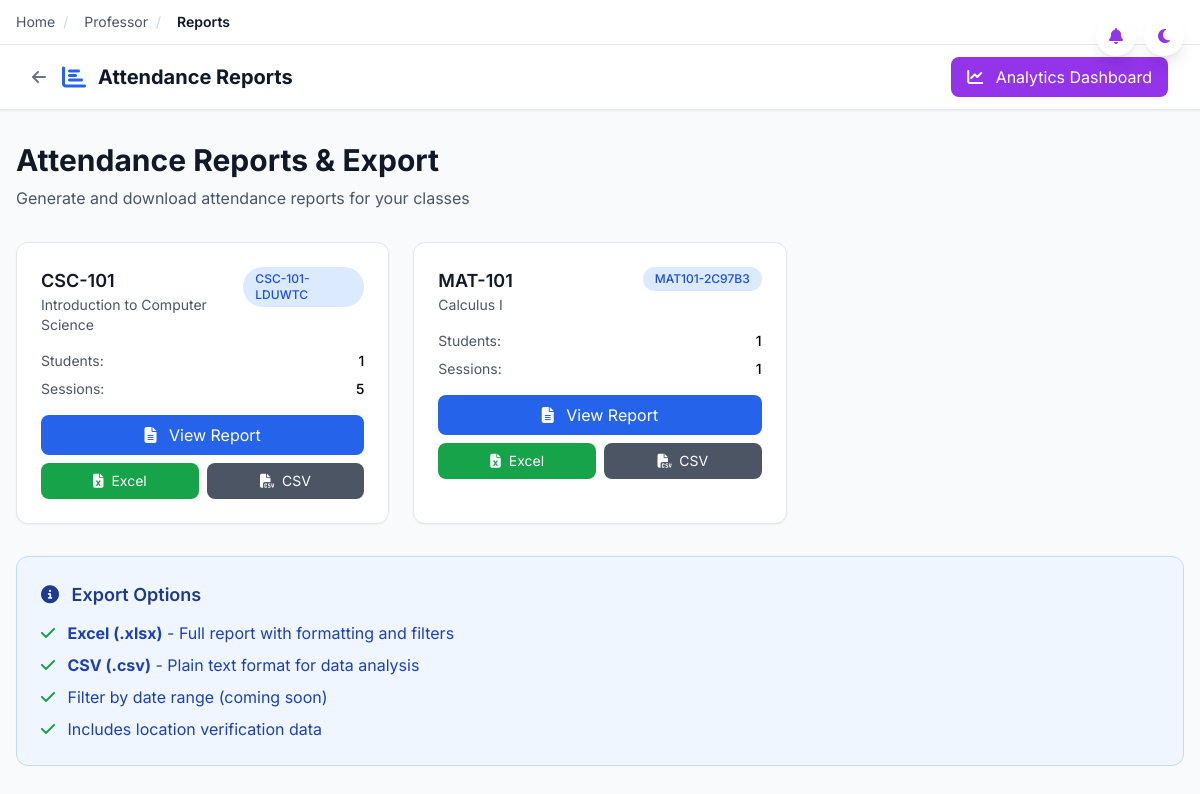
Screenshot of /professor/reports (signed in) with the database file from the repository.
### app/models.py (models this page shows, shortened)
class ClassInstance(db.Model):
    __tablename__ = 'class_instances'
    id = db.Column(db.String(36), primary_key=True, default=generate_uuid)
    course_id = db.Column(db.String(36), db.ForeignKey('courses.id'), nullable=False)
    professor_id = db.Column(db.String(36), db.ForeignKey('professors.user_id'), nullable=False)
    academic_period_id = db.Column(db.String(36), db.ForeignKey('academic_periods.id'), nullable=False)
    section_number = db.Column(db.Integer, default=1)
    class_code = db.Column(db.String(20), unique=True, nullable=False, index=True)  # 'CSC105-ABC123'
    days_of_week = db.Column(db.Text, nullable=False)  # JSON array: ['Monday', 'Wednesday', 'Friday']
    start_time = db.Column(db.String(10), nullable=False)  # '09:00'
    end_time = db.Column(db.String(10), nullable=False)  # '10:30'
    first_class_date = db.Column(db.Date, nullable=False)
    last_class_date = db.Column(db.Date, nullable=False)
    room_location = db.Column(db.String(100))
    max_students = db.Column(db.Integer, default=30)
    current_enrollment = db.Column(db.Integer, default=0)
    is_active = db.Column(db.Boolean, default=True)
    enrollment_deadline = db.Column(db.Date)
    created_at = db.Column(db.DateTime, default=datetime.utcnow)
    updated_at = db.Column(db.DateTime, default=datetime.utcnow, onupdate=datetime.utcnow)
    sessions = db.relationship('ClassSession', backref='class_instance', lazy='dynamic', cascade='all, delete-orphan')
    enrollments = db.relationship('Enrollment', backref='class_instance', lazy='dynamic', cascade='all, delete-orphan')
    @property
    def days_list(self):
        """Get days as list"""
        try:
            return json.loads(self.days_of_week) if self.days_of_week else []
        except (json.JSONDecodeError, TypeError):
            return []

class Course(db.Model):
    __tablename__ = 'courses'
    id = db.Column(db.String(36), primary_key=True, default=generate_uuid)
    code = db.Column(db.String(20), unique=True, nullable=False, index=True)  # 'CSC-105'
    name = db.Column(db.String(200), nullable=False)
    description = db.Column(db.Text)
    credits = db.Column(db.Integer, default=3)
    department_id = db.Column(db.String(36), db.ForeignKey('departments.id'))
    is_active = db.Column(db.Boolean, default=True)
    created_at = db.Column(db.DateTime, default=datetime.utcnow)
    class_instances = db.relationship('ClassInstance', backref='course', lazy='dynamic')

### app/routes/professor.py (the view)
@professor_bp.route('/reports')
@login_required
@professor_required
def reports():
    professor = Professor.query.filter_by(user_id=current_user.id).first()
    class_instances = ClassInstance.query.filter_by(
        professor_id=current_user.id,
        is_active=True
    ).all()
    return render_template('professor/reports.html',
        professor=professor,
        classes=class_instances
    )

### app/models.py (called while the page is built)
@login_manager.user_loader
def load_user(user_id):
    return User.query.get(user_id)

### app/routes/professor.py (called while the page is built)
def professor_required(f):
    from functools import wraps
    @wraps(f)
    def decorated_function(*args, **kwargs):
        if not current_user.is_authenticated or current_user.role != 'professor':
            flash('Access denied. Professor account required.', 'error')
            return redirect(url_for('auth.professor_login'))
        return f(*args, **kwargs)
    return decorated_function

### app/templates/professor/reports.html (shortened to what this page needs)
{% extends "base.html" %}
{% block content %}
<div class="min-h-screen bg-gray-50">
    <nav class="bg-white shadow-sm border-b">
        <div class="max-w-7xl mx-auto px-4 sm:px-6 lg:px-8">
            <div class="flex justify-between h-16 items-center">
                <div class="flex items-center">
                    <a href="{{ url_for('professor.dashboard') }}" class="text-gray-500 hover:text-gray-700 mr-4">
                        <i class="fas fa-arrow-left"></i>
                    </a>
                    <i class="fas fa-chart-bar text-blue-600 text-2xl mr-3"></i>
                    <span class="text-gray-900 text-xl font-bold">Attendance Reports</span>
                </div>
                <a href="{{ url_for('professor.analytics') }}" class="bg-purple-600 text-white px-4 py-2 rounded-lg hover:bg-purple-700">
                    <i class="fas fa-chart-line mr-2"></i> Analytics Dashboard
                </a>
            </div>
        </div>
    </nav>
    <div class="max-w-7xl mx-auto px-4 py-8">
        <div class="mb-8">
            <h1 class="text-3xl font-bold text-gray-900 mb-2">Attendance Reports & Export</h1>
            <p class="text-gray-600">Generate and download attendance reports for your classes</p>
        </div>
        <div class="grid grid-cols-1 md:grid-cols-2 lg:grid-cols-3 gap-6">
            {% for class_inst in classes %}
            <div class="bg-white rounded-xl shadow-sm border hover:shadow-md transition">
                <div class="p-6">
                    <div class="flex items-start justify-between mb-4">
                        <div>
                            <h3 class="text-lg font-semibold text-gray-900">{{ class_inst.course.code }}</h3>
                            <p class="text-sm text-gray-600">{{ class_inst.course.name }}</p>
                        </div>
                        <span class="px-3 py-1 bg-blue-100 text-blue-700 rounded-full text-xs font-medium">
                            {{ class_inst.class_code }}
                        </span>
                    </div>
                    <div class="space-y-2 mb-4">
                        <div class="flex justify-between text-sm">
                            <span class="text-gray-600">Students:</span>
                            <span class="font-medium">{{ class_inst.enrollments.filter_by(status='active').count() }}</span>
                        </div>
                        <div class="flex justify-between text-sm">
                            <span class="text-gray-600">Sessions:</span>
                            <span class="font-medium">{{ class_inst.sessions.filter_by(status='completed').count() }}</span>
                        </div>
                    </div>
                    <div class="space-y-2">
                        <a href="{{ url_for('professor.class_report', class_id=class_inst.id) }}"
                           class="block w-full text-center bg-blue-600 text-white px-4 py-2 rounded-lg hover:bg-blue-700 transition">
                            <i class="fas fa-file-alt mr-2"></i> View Report
                        </a>
                        <div class="flex space-x-2">
                            <a href="{{ url_for('professor.export_report', class_id=class_inst.id, format='excel') }}"
                               class="flex-1 text-center bg-green-600 text-white px-3 py-2 rounded-lg hover:bg-green-700 transition text-sm">
                                <i class="fas fa-file-excel mr-1"></i> Excel
                            </a>
                            <a href="{{ url_for('professor.export_report', class_id=class_inst.id, format='csv') }}"
                               class="flex-1 text-center bg-gray-600 text-white px-3 py-2 rounded-lg hover:bg-gray-700 transition text-sm">
                                <i class="fas fa-file-csv mr-1"></i> CSV
                            </a>
                        </div>
                    </div>
                </div>
            </div>
            {% endfor %}
        </div>
        <div class="mt-8 bg-blue-50 rounded-xl border border-blue-200 p-6">
            <h3 class="text-lg font-semibold text-blue-900 mb-3">
                <i class="fas fa-info-circle mr-2"></i> Export Options
            </h3>
            <ul class="space-y-2 text-blue-800">
                <li><i class="fas fa-check text-green-600 mr-2"></i> <strong>Excel (.xlsx)</strong> - Full report with formatting and filters</li>
                <li><i class="fas fa-check text-green-600 mr-2"></i> <strong>CSV (.csv)</strong> - Plain text format for data analysis</li>
                <li><i class="fas fa-check text-green-600 mr-2"></i> Filter by date range (coming soon)</li>
                <li><i class="fas fa-check text-green-600 mr-2"></i> Includes location verification data</li>
            </ul>
        </div>
    </div>
</div>
{% endblock %}

### app/templates/base.html (style rules this page uses)
body { font-family: 'Inter', sans-serif; overflow-x: hidden; }

### rows the page displays
ClassInstance: course.code "CSC-101", course.name "Introduction to Computer Science", class_code "CSC-101-LDUWTC", enrollments.filter_by "1", sessions.filter_by "5"
ClassInstance: course.code "MAT-101", course.name "Calculus I", class_code "MAT101-2C97B3", enrollments.filter_by "1", sessions.filter_by "1"
